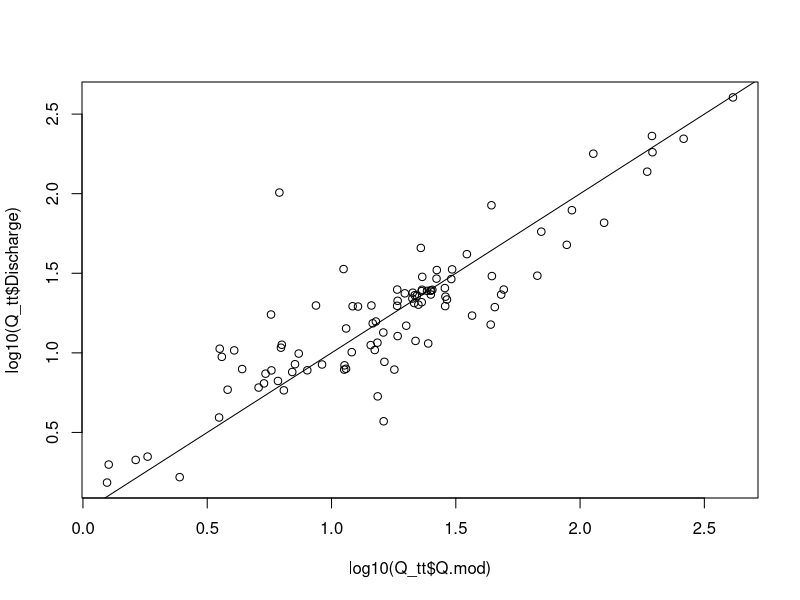
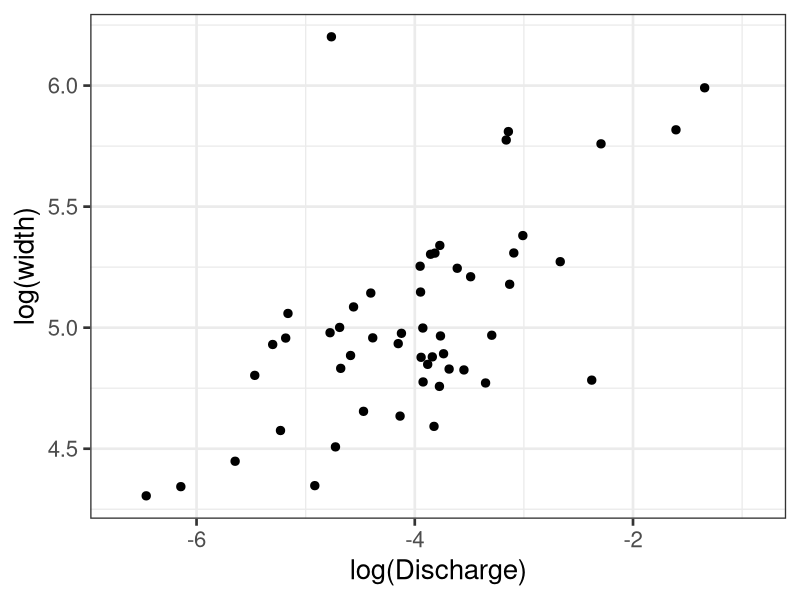
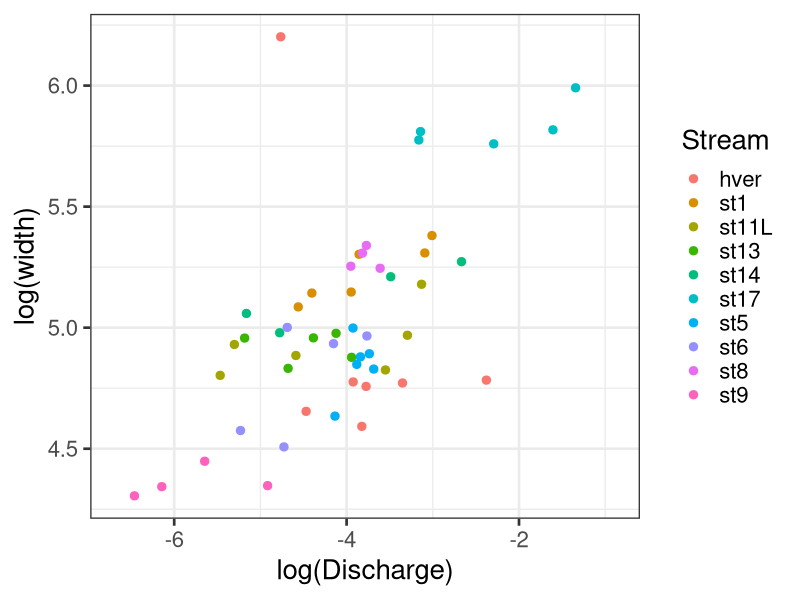
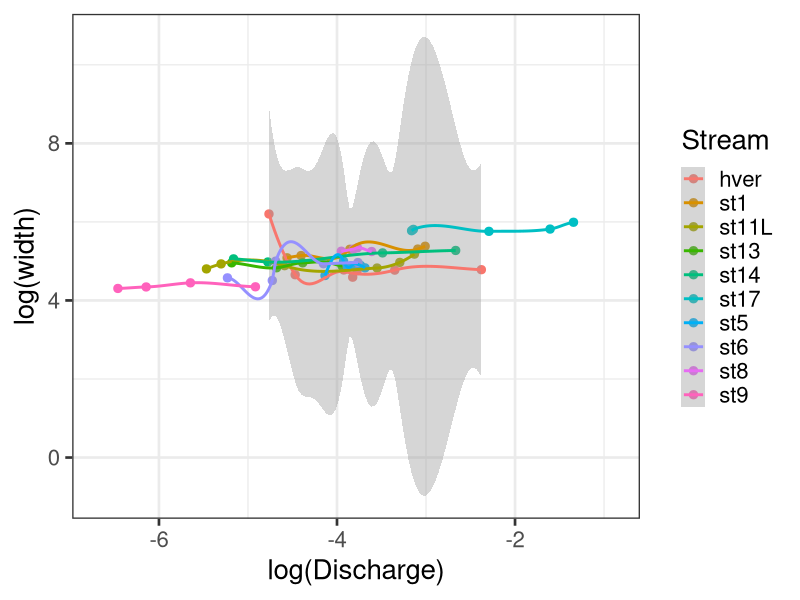
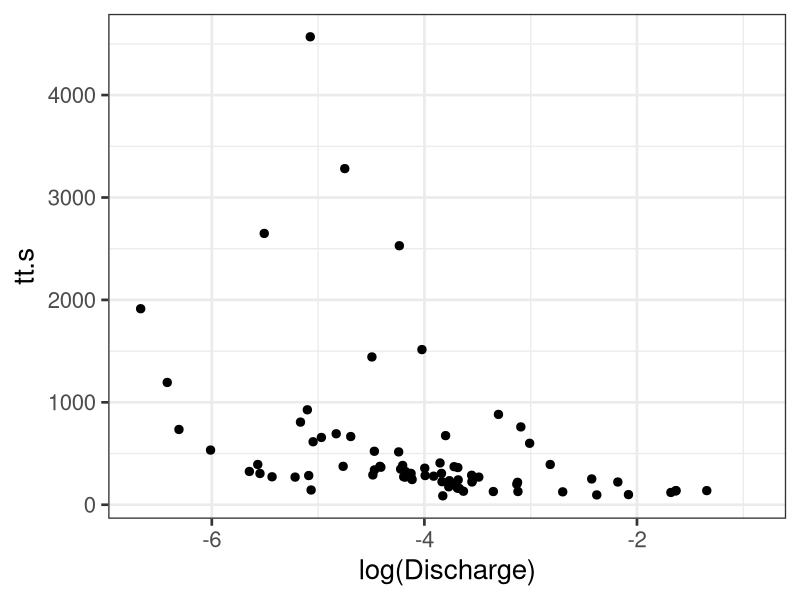
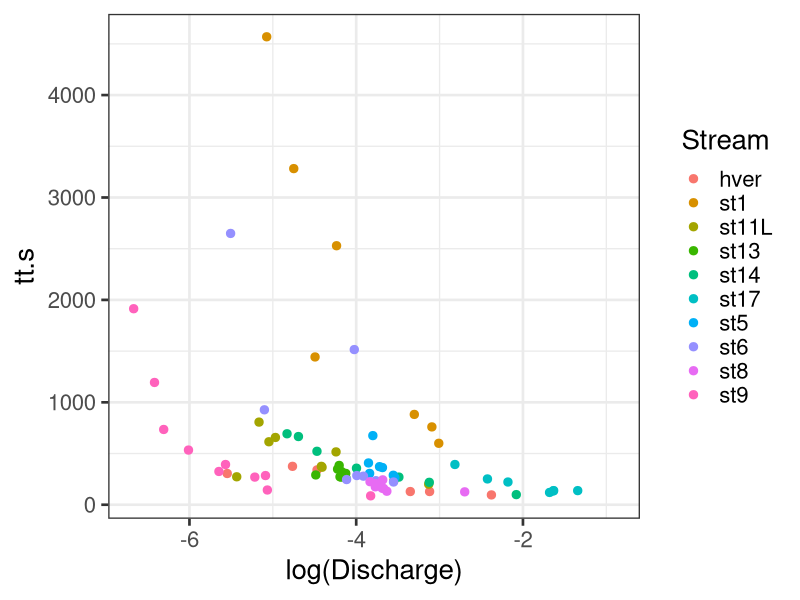
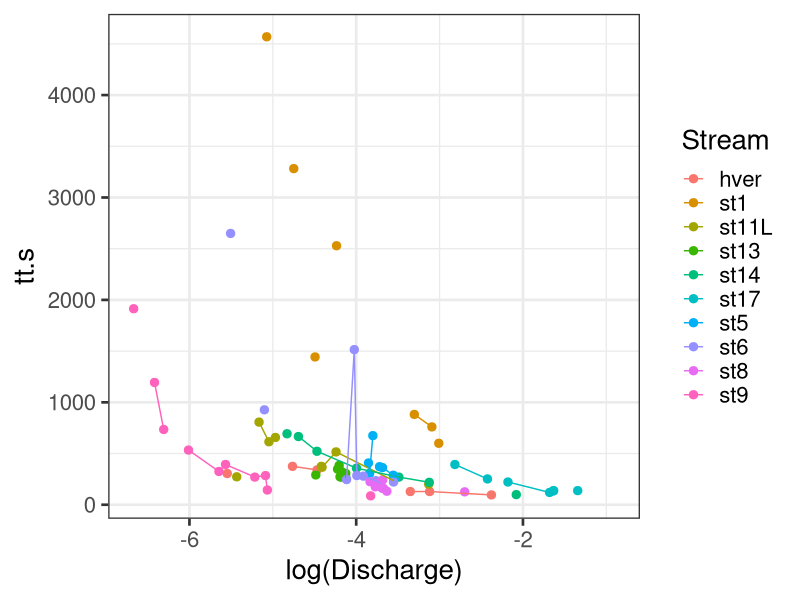
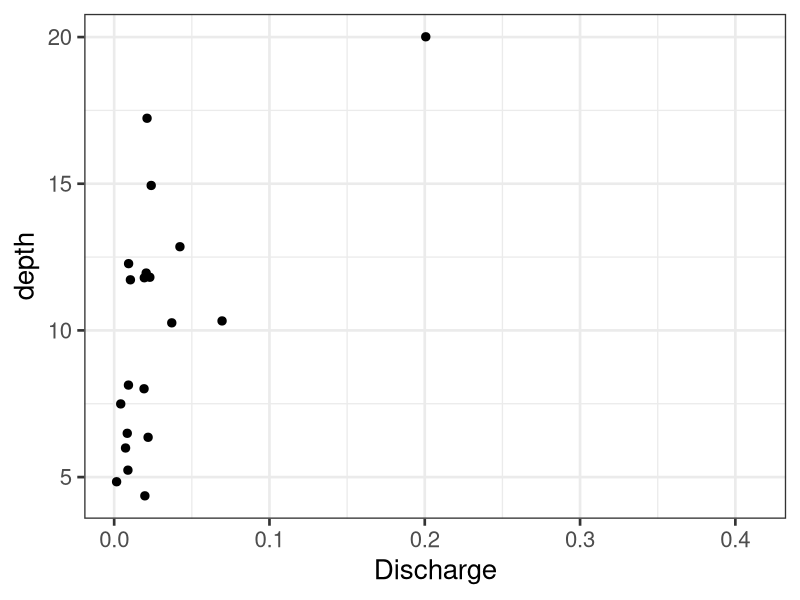

These charts were generated, in order, by the following R code:
##load libraries
library(ggplot2)
library(chron)
library(gridExtra)
library(zoo)
library(scales)
library(GGally)
library(plyr)
library(data.table)
library(corrplot)
library(reshape2)
theme_set(theme_bw(20))

##pull in data files for calculating Q-width relationships
#load data
datetime <- read.csv("./stream-data/All_DateTime.csv")
Q <- read.csv("./stream-data/Q_data_summary_working.csv")
LWAD <- read.csv("./stream-data/LWADS_summary.csv")
Q_all <- read.csv("./stream-data/Q_all.csv")

#convert times to posix objects
datetime$Pd <- as.POSIXct(paste(datetime$Date, datetime$Time),format = "%m/%d/%y %H:%M:%S", tz = "UTC")
Q$Pd <- as.POSIXct(paste(Q$Qdate), format = "%m/%d/%y", tz = "UTC")
Q_all$Pd <- as.POSIXct(paste(Q_all$Date), format = "%d-%m-%y", tz = "UTC")
LWAD$Pd <- as.POSIXct(paste(LWAD$date), format = "%m/%d/%y", tz = "UTC")


Q <- Q[!is.na(Q$Pd),]

NAs <- is.na(Q$Q_DS)
Q <- cbind(Q, NAs)
Q.mod <- matrix(NA,nrow(Q), ncol=1)
Q.samp <- matrix(0, 1, ncol=1)
for(i in 1:nrow(Q)) {
	 if(is.na(Q$Q_DS[i]) == "TRUE") {Q.samp <- Q$Q_US[i] 
		Q.mod[i] <- Q.samp}

	else{Q.samp <- Q$Q_DS[i]
	 	Q.mod[i] <- Q.samp}
}
Q <- cbind(Q, Q.mod)
Q <- Q[,c(2,4,8,15,17)]
colnames(Q) <- c("Date", "Stream", "tt.s", "day", "Q.mod")

##converting from wide to long all stream Q data
colnames(Q_all) <- c("Date", "Time", "st1", "st5", "st6", "st8", "st9", 
 "st11L", "st13", "st14", "st17", "hver", "Pd")

Q_all <- melt(Q_all, id.vars = c("Date", "Time", "Pd"))

##must aggregate Q_all by day to allow to match with LWAD measures

colnames(Q_all) <- c("Date", "Time", "Pd", "Stream", "Discharge")
Q_all_ag <- aggregate(Q_all["Discharge"], by = list(day = cut(Q_all$Pd, breaks = "day"),Stream = Q_all$Stream), mean, na.rm = T)

Q_all_ag$Pd <- as.POSIXct(paste(Q_all_ag$day), format = "%Y-%m-%d", tz = "UTC")
Q_all_ag <- Q_all_ag[,c(2:4)]
colnames(Q_all_ag) <- c("Stream", "Discharge", "day")

Q_tt <- merge(Q, Q_all_ag, by = c("Stream", "day"))

#check to see how the measured Q and predicted Q matchup across all streams

plot(log10(Q_tt$Q.mod), log10(Q_tt$Discharge))
abline(0,1)

	#Now merge in all the LWAD data with discharge data 
LWAD <- LWAD[,c(2,4:6,10,12)]
colnames(LWAD) <- c("Stream", "width", "depth", "area","length", "day")

Q_lwad <- merge(LWAD, Q_all_ag, by = c("Stream", "day"))

##merge together both Q_tt and Q_lwad

Q_LWAD.fin <- merge(Q_lwad, Q_tt, by = c("Stream", "day"), all = T)

NAs <- is.na(Q_LWAD.fin$Q.mod)
Q_LWAD.fin <- cbind(Q_LWAD.fin, NAs)
Q.mod1 <- matrix(NA,nrow(Q_LWAD.fin), ncol=1)
Q.samp <- matrix(0, 1, ncol=1)
for(i in 1:nrow(Q_LWAD.fin)) {
	 if(is.na(Q_LWAD.fin$Q.mod[i]) == "TRUE") {Q.samp <- Q_LWAD.fin$Discharge.x[i] 
		Q.mod1[i] <- Q.samp}

	else{Q.samp <- Q_LWAD.fin$Q.mod[i]
	 	Q.mod1[i] <- Q.samp}
}
Q_LWAD.fin <- cbind(Q_LWAD.fin, Q.mod1)

##Filling in missing q data with Discharge estimate

Q_LWAD.fin <- Q_LWAD.fin[,c(1:6,9,11,13)]

NAs <- is.na(Q_LWAD.fin$Q.mod1)
Q_LWAD.fin <- cbind(Q_LWAD.fin, NAs)
Q.mod <- matrix(NA,nrow(Q_LWAD.fin), ncol=1)
Q.samp <- matrix(0, 1, ncol=1)
for(i in 1:nrow(Q_LWAD.fin)) {
	 if(is.na(Q_LWAD.fin$Q.mod1[i]) == "TRUE") {Q.samp <- Q_LWAD.fin$Discharge.y[i] 
		Q.mod[i] <- Q.samp}

	else{Q.samp <- Q_LWAD.fin$Q.mod1[i]
	 	Q.mod[i] <- Q.samp}
}

Q_LWAD.fin <- cbind(Q_LWAD.fin, Q.mod)

Q_LWAD.fin <- Q_LWAD.fin[,c(1:7,11)]
colnames(Q_LWAD.fin) <- c("Stream", "day", "width", "depth", "area", "length", "tt.s", "Discharge")

##convert discharge to m^3/s

Q_LWAD.fin <- mutate(Q_LWAD.fin, Discharge = Discharge/1000)

## Plots of width, tt, depth, etc with Discharge
	###Width###
Q_width.plot <- ggplot(Q_LWAD.fin, aes(x = log(Discharge), y = log(width))) + geom_point(size = 2.5); Q_width.plot

Q_width.plot + aes(colour = Stream)

Q_width.plot + aes(colour = Stream) + geom_smooth()
dev.new()
	###Travel time####
Q_tt.plot <- ggplot(Q_LWAD.fin, aes(x = log(Discharge), y = tt.s)) + geom_point(size = 2.5); Q_tt.plot

Q_tt.plot + aes(colour = Stream)

Q_tt.plot + aes(colour = Stream) + geom_line(aes(group = Stream))
dev.new()
	###depth###
Q_depth.plot <- ggplot(Q_LWAD.fin, aes(x = Discharge, y = depth)) + geom_point(size = 2.5); Q_depth.plot

Q_depth.plot + aes(colour = Stream)

Q_depth.plot + aes(colour = Stream) + geom_line(aes(group = Stream))

##### Knock them out by stream

st1 <- Q_LWAD.fin[which(Q_LWAD.fin$Stream == "st1"),]
st5 <- Q_LWAD.fin[which(Q_LWAD.fin$Stream == "st5"),]
st6 <- Q_LWAD.fin[which(Q_LWAD.fin$Stream == "st6"),]
st8 <- Q_LWAD.fin[which(Q_LWAD.fin$Stream == "st8"),]
st9 <- Q_LWAD.fin[which(Q_LWAD.fin$Stream == "st9"),]
st11L <- Q_LWAD.fin[which(Q_LWAD.fin$Stream == "st11L"),]
st13 <- Q_LWAD.fin[which(Q_LWAD.fin$Stream == "st13"),]
st14 <- Q_LWAD.fin[which(Q_LWAD.fin$Stream == "st14"),]
st17 <- Q_LWAD.fin[which(Q_LWAD.fin$Stream == "st17"),]
hver <- Q_LWAD.fin[which(Q_LWAD.fin$Stream == "hver"),]

############Modeling width-discharge for all streams########

st1.plot <- ggplot(st1, aes(x = Discharge, y = width)) + geom_point(); st1.plot
st1.lm <- lm(width ~ Discharge + I(Discharge^2), data = st1); summary(st1.lm)
st1.piecelm <- lm(width ~ Discharge*(Discharge < 0.018) + Discharge*(Discharge > 0.018), data = st1); summary(st1.piecelm)

##plotting the piecewise regression over the data

plot(width~Discharge, data = st1, main = "ST1 width-Discharge")
curve((200.04-83) + (44.58+4600)*x, add = T, from = 0, to = 0.018)
curve(200.04 + 44.58 * x, add = T, from = 0.018, to = max(st1$Discharge))
#st1 use split regression for with measurements

st5.plot <- ggplot(st5, aes(x = Discharge, y = width)) + geom_point() + stat_smooth(method = "lm", se = F); st5.plot
st5.lm <- lm(width ~ Discharge, data = st5); summary(st5.lm)
##st5 use regression for width

st6.plot <- ggplot(st6, aes(x = Discharge, y = width)) + geom_point(size = 2.5) + stat_smooth(method = "lm"); st6.plot
st6.lm <- lm(width ~ Discharge, data = st6); summary(st6.lm)
### for st6 use average width for all discharge??
st8.plot <- ggplot(st8, aes(x = Discharge, y = width)) + geom_point(size = 2.5) + stat_smooth(method = "lm"); st8.plot
## for st8 use average width for all discharge

st9.plot <- ggplot(st9, aes(x = Discharge, y = width)) + geom_point(size = 2.5) + stat_smooth(method = "lm");st9.plot
##for st9 use average width for all discharge???

st11L.plot <- ggplot(st11L, aes(x = Discharge, y = width)) + geom_point() + stat_smooth(method = "lm"); st11L.plot
st11L.lm <- lm(width~Discharge, data= st11L); summary(st11L.lm)
##ST11L use regression for widths

st13.plot <- ggplot(st13, aes(x = Discharge, y = width)) + geom_point() + stat_smooth(method = "lm"); st13.plot
###st13 use average width for all discharge

st14.plot <- ggplot(st14, aes(x = Discharge, y = width)) + geom_point() + stat_smooth(method = "lm");st14.plot
st14.lm <- lm(width~Discharge, data= st14);summary(st14.lm)
##st14 use regression for width-discharge

st17.plot <- ggplot(st17, aes(x = Discharge, y = width)) + geom_point() + stat_smooth(method = "lm");st17.plot
st17.lm <- lm(width~Discharge, data= st17); summary(st17.lm)
##st17 use regression for width-discharge

hver.plot <- ggplot(hver, aes(x = Discharge, y = width)) + geom_point() + stat_smooth(method = "lm"); hver.plot
hver.lm <- lm(width~Discharge, data=hver);summary(hver.lm)
##hver use regression

######################Modeling travel time-discharge in all streams##########
st1tt.plot <- ggplot(st1, aes(x = log(Discharge), y = log(tt.s))) + geom_point();st1tt.plot
st1tt.lm <- lm(log(tt.s)~log(Discharge), data = st1);summary(st1tt.lm)
plot(resid(st1tt.lm))
####use power regression for tt-discharge in st1


###Dropping an outlier for st5tt
st5tt <- st5[-c(1,9),]
st5tt.plot <- ggplot(st5tt, aes(x = Discharge, y = tt.s)) + geom_point();st5tt.plot
st5tt.lm <- lm(tt.s~Discharge, data = st5tt);summary(st5tt.lm)
plot(resid(st5tt.lm))
##use regression tt-discharge of the data w/ outliers removed

st6tt.plot <- ggplot(st6, aes(x = log(Discharge), y = log(tt.s))) + geom_point() + stat_smooth(method = "lm");st6tt.plot
st6tt.lm <- lm(log(tt.s)~log(Discharge), data = st6); summary(st6tt.lm)
###use regression for tt-Discharge


#taking out an  outlier that is waaaayy out there
st8tt <- st8[which(st8$Discharge < 0.06),]
st8tt.plot <- ggplot(st8tt, aes(x = log(Discharge), y = log(tt.s))) + geom_point() + stat_smooth(method = "lm");st8tt.plot
st8tt.lm <- lm(log(tt.s)~Discharge, data= st8tt);summary(st8tt.lm)
plot(resid(st8tt.lm))
##use regression with outlier removed for tt-discharge in st8

st9tt.plot <- ggplot(st9, aes(x = log(Discharge), y = log(tt.s))) + geom_point();st9tt.plot
st9tt.lm <- lm(log(tt.s)~log(Discharge), data= st9);summary(st9tt.lm)
##use regression of power lm for st9 tt-discharge

#pulling out 1 outlier
st11Ltt <- st11L[which(st11L$tt.s != 273),]
st11Ltt.plot <- ggplot(st11Ltt, aes(x = log(Discharge), y = log(tt.s))) + geom_point();st11Ltt.plot

st11Ltt.lm <- lm(log(tt.s)~log(Discharge), data=st11Ltt);summary(st11Ltt.lm)
##use regresssion with single outlier removed
st13tt <- st13[which(st13$Discharge > 0.0125),]
st13tt.plot <- ggplot(st13tt, aes(x = Discharge, y = tt.s))+geom_point()+stat_smooth(method = "lm");st13tt.plot

st13tt.lm <- lm(tt.s~Discharge, data = st13tt);summary(st13tt.lm)
#use regression with outlier removed for st13

st14tt.plot <- ggplot(st14, aes(x = log(Discharge), y = log(tt.s))) + geom_point(); st14tt.plot
st14tt.lm <- lm(log(tt.s)~log(Discharge), data=st14);summary(st14tt.lm)
##use power regression for tt-discharge in st14

st17tt.plot <- ggplot(st17, aes(x = log(Discharge), y = log(tt.s))) + geom_point();st17tt.plot
st17tt.lm <- lm(log(tt.s)~log(Discharge), data = st17);summary(st17tt.lm)
#use power regression for st17 tt-discharge relationships

hvertt.plot <- ggplot(hver, aes(x = log(Discharge), y = log(tt.s))) + geom_point();hvertt.plot

hvertt.lm <- lm(log(tt.s)~log(Discharge), data = hver);summary(hvertt.lm)
plot(resid(hvertt.lm))
plot(tt.s~Discharge, data=hver)

###take a look at the depths and discharge measures

st1d.plot <- ggplot(st1, aes(x = Discharge, y = depth)) + geom_point();st1d.plot
st5d.plot <- ggplot(st5, aes(x = Discharge, y = depth)) + geom_point();st5d.plot
st6d.plot <- ggplot(st6, aes(x = Discharge, y = depth)) + geom_point();st6d.plot
st8d.plot <- ggplot(st8, aes(x = Discharge, y = depth)) + geom_point();st8d.plot
st9d.plot <- ggplot(st9, aes(x = Discharge, y = depth)) + geom_point();st9d.plot
st11Ld.plot <- ggplot(st11L, aes(x = Discharge, y = depth)) + geom_point();st11Ld.plot
st13d.plot <- ggplot(st13, aes(x = Discharge, y = depth)) + geom_point();st13d.plot
st14d.plot <- ggplot(st14, aes(x = Discharge, y = depth)) + geom_point();st14d.plot
st17d.plot <- ggplot(st17, aes(x = Discharge, y = depth)) + geom_point();st17d.plot
hverd.plot <- ggplot(hver, aes(x = Discharge, y = depth)) + geom_point();hverd.plot
##These all suck!!! Not much data.


#Now take the estimated Widths and estimated travel times and add to discharge object: Q_all
##relisting all the regressions used for tt and widths
###Widths
w_rating1 <- lm(width ~ Discharge*(Discharge < 0.018) + Discharge*(Discharge > 0.018), data = st1)
w_rating5 <- lm(width ~ Discharge, data = st5)
w_rating6 <- mean(st6$width, na.rm = T)
w_rating8 <- mean(st8$width, na.rm = T)
w_rating9 <- mean(st9$width, na.rm = T)
w_rating11L <- lm(width~Discharge, data= st11L)
w_rating13 <- mean(st13$width, na.rm= T)
w_rating14 <- lm(width~Discharge, data= st14)
w_rating17 <- lm(width~Discharge, data= st17)
w_ratinghver <- lm(width~Discharge, data=hver)

###Travel Time

tt_rating1 <- lm(log(tt.s)~log(Discharge), data = st1)
tt_rating5 <- lm(tt.s~Discharge, data = st5tt)
tt_rating6 <- lm(log(tt.s)~log(Discharge), data = st6)
tt_rating8 <- lm(log(tt.s)~Discharge, data= st8tt)
tt_rating9 <- lm(log(tt.s)~log(Discharge), data= st9)
tt_rating11L <- lm(log(tt.s)~log(Discharge), data=st11Ltt)
tt_rating13 <- mean(st13$tt.s, na.rm = T)
tt_rating14 <- lm(log(tt.s)~log(Discharge), data=st14)
tt_rating17 <- lm(log(tt.s)~log(Discharge), data = st17)
tt_ratinghver <- lm(log(tt.s)~log(Discharge), data = hver)


##must convert Q_all_ag to m3/s
Q_all_m3 <- mutate(Q_all_ag, Discharge.m3 = Discharge/1000) 
Q_all_m3 <- Q_all_m3[,c(1,3,4)]
colnames(Q_all_m3) <- c("Stream", "day", "Discharge")
###isolate all the streams in Q_all
Q_all1 <- Q_all_m3[which(Q_all_ag$Stream == "st1"),]
Q_all5 <- Q_all_m3[which(Q_all_ag$Stream == "st5"),]
Q_all6 <- Q_all_m3[which(Q_all_ag$Stream == "st6"),]
Q_all8 <- Q_all_m3[which(Q_all_ag$Stream == "st8"),]
Q_all9 <- Q_all_m3[which(Q_all_ag$Stream == "st9"),]
Q_all11L <- Q_all_m3[which(Q_all_ag$Stream == "st11L"),]
Q_all13 <- Q_all_m3[which(Q_all_ag$Stream == "st13"),]
Q_all14 <- Q_all_m3[which(Q_all_ag$Stream == "st14"),]
Q_all17 <- Q_all_m3[which(Q_all_ag$Stream == "st17"),]
Q_allhver <- Q_all_m3[which(Q_all_ag$Stream == "hver"),]

###estimating width with discharge

Q_all1$width <- predict(w_rating1, Q_all1)
Q_all5$width <- predict(w_rating5, Q_all5)
Q_all6 <- transform(Q_all6, width = mean(st6$width, na.rm = T))
Q_all8 <- transform(Q_all8, width = mean(st8$width, na.rm = T))
Q_all9 <- transform(Q_all9, width = mean(st9$width, na.rm = T))
Q_all11L$width <- predict(w_rating11L, Q_all11L)
Q_all13 <- transform(Q_all13, width = mean(st13$width, na.rm = T))
Q_all14$width <- predict(w_rating14, Q_all14)
Q_all17$width <- predict(w_rating17, Q_all17)
Q_allhver$width <- predict(w_ratinghver, Q_allhver)

##merging all the Q and LWAD data

Q_all1$tt.s <- exp(predict(tt_rating1, Q_all1))
Q_all5$tt.s <- predict(tt_rating5, Q_all5)
Q_all6$tt.s <- exp(predict(tt_rating6, Q_all6))
Q_all8$tt.s <- exp(predict(tt_rating8, Q_all8))
Q_all9$tt.s <- exp(predict(tt_rating9, Q_all9))
Q_all11L$tt.s <- exp(predict(tt_rating11L, Q_all11L))
Q_all13 <- transform(Q_all13, tt.s = mean(st13$tt.s, na.rm=T))
Q_all14$tt.s <- exp(predict(tt_rating14, Q_all14))
Q_all17$tt.s <- exp(predict(tt_rating17, Q_all17))
Q_allhver$tt.s <- exp(predict(tt_ratinghver, Q_allhver))

##Getting the reach lengths for each read
Q_all1 <- transform(Q_all1, length = mean(st1$length, na.rm = T))
Q_all5 <- transform(Q_all5, length = mean(st5$length, na.rm = T))
Q_all6 <- transform(Q_all6, length = mean(st6$length, na.rm = T))
Q_all8 <- transform(Q_all8, length = mean(st8$length, na.rm = T))
Q_all9 <- transform(Q_all9, length = mean(st9$length, na.rm = T))
Q_all11L <- transform(Q_all11L, length = mean(st11L$length, na.rm = T))
Q_all13 <- transform(Q_all13, length = mean(st13$length, na.rm = T))
Q_all14 <- transform(Q_all14, length = mean(st14$length, na.rm = T))
Q_all17 <- transform(Q_all17, length = mean(st17$length, na.rm = T))
Q_allhver <- transform(Q_allhver, length = mean(hver$length, na.rm = T))


### modeling depth with disrcharge and width  !!!! need to add in length!!
Q_all1 <- transform(Q_all1, depth = (Discharge * tt.s)/(width*length))
Q_all5 <- transform(Q_all5, depth = (Discharge * tt.s)/(length*width))
Q_all6 <- transform(Q_all6, depth = (Discharge * tt.s)/(length*width))
Q_all8 <- transform(Q_all8, depth = (Discharge * tt.s)/(length*width))
Q_all9 <- transform(Q_all9, depth = (Discharge * tt.s)/(length*width))
Q_all11L <- transform(Q_all11L, depth = (Discharge * tt.s)/(length*width))
Q_all13 <- transform(Q_all13, depth = (Discharge * tt.s)/(length*width))
Q_all14 <- transform(Q_all14, depth = (Discharge * tt.s)/(length*width))
Q_all17 <- transform(Q_all17, depth = (Discharge * tt.s)/(length*width))
Q_allhver <- transform(Q_allhver, depth = (Discharge * tt.s)/(length*width))

##bind these all into data.frame

Depth_all <- rbind(Q_all1, Q_all5, Q_all6, Q_all8, Q_all9, Q_all11L, Q_all13, Q_all14, Q_all17, Q_allhver)


##plotting all the Q-depth relationships
dev.new()
Depth.plot <- ggplot(Depth_all, aes(x = log(Discharge), y = log(depth))) + geom_line(aes(group = Stream, colour = Stream), lwd = 2); Depth.plot



Q1 <- Q[which(Q$Stream == "st1"),]
Q1 <- Q1[order(Q1$day),]
Q1 <- Q1[-8,]

lwad1 <- LWAD[which(LWAD$stream == "st1"),]

Q_lwad1 <- merge(Q1, Q_all_ag, by = c("Stream", "day"))

#Q1_lwad <- with(Q, zoo(Q.mod, Pd))
#f <- function(u) which.min(abs(as.numeric(index(LWAD
